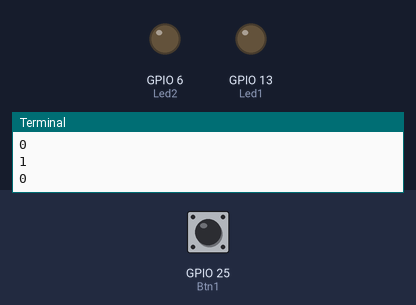
A program run on a simulated Raspberry Pi (BCM pin numbers). On the bench: output pins drawn as LEDs (lit = HIGH), the last lines printed to the terminal. Dashed ring = blinking. The test bench sets the inputs (shaded band); at power-on: GPIO 25 (Btn1) HIGH. The clock reads 2024-03-15 10:24:30 at power-on unless the program sets it.

Above: at 1.2 s.
1.3 s: GPIO 25 (Btn1) pulled LOW for 1 s
At 3.3 s:
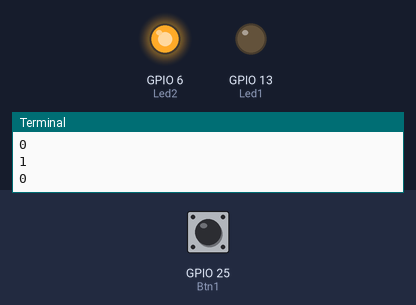
4.3 s: GPIO 25 (Btn1) pulled LOW for 3.2 s
At 4.55 s:
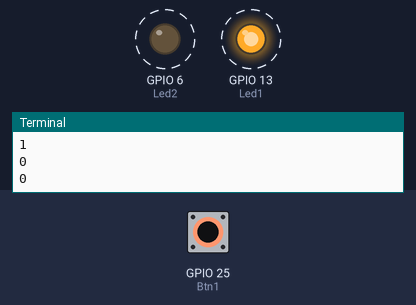
Timing chart, 0 to 8.9 s (numbered marks = the images above; inputs shaded):
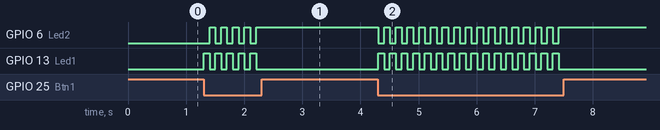

Measured:
- after the input at 1.3 s, GPIO 6 (Led2): alternates HIGH for 0.10 s and LOW for 0.10 s, 9 changes in all, then stays HIGH, starting after 0.10 s; GPIO 13 (Led1): alternates HIGH for 0.10 s and LOW for 0.10 s, 10 changes in all, then stays LOW, starting at once
- after the input at 4.3 s, GPIO 6 (Led2): alternates HIGH for 0.10 s and LOW for 0.10 s, 32 changes in all, then stays HIGH, starting at once; GPIO 13 (Led1): alternates HIGH for 0.10 s and LOW for 0.10 s, 32 changes in all, then stays LOW, starting at once

The program:

Opdracht_5.py
```python
# GPIO voor functionaliteiten met pins
import RPi.GPIO as GPIO
# time om pauzes te defineren bij de leds
import time

# GPIO Pin waaraan led hangt defineren
Led1 = 13
Led2 = 6
# GPIO Pin waaraan button hangt defineren
Btn1 = 25

prevTime = 0

bufferTime = 1300

GPIO.setmode(GPIO.BCM)
GPIO.setup(Led1, GPIO.OUT)
GPIO.setup(Led2, GPIO.OUT)
GPIO.setup(Btn1, GPIO.IN)
check = 0

#millis om de delays te fixen
def millis():
    return time.time()*1000

while True:
    time.sleep(0.1)
    #de tijd op nu setten voor de check
    timeNow = millis()
    print(GPIO.input(Btn1))
    print(check)
    if GPIO.input(Btn1) == GPIO.LOW:
        #simpele bool switch om per klik iets anders te krijgen
        if check == 0:
            check = 1
            #andere led uit
            GPIO.output(Led2, GPIO.LOW)
            if (timeNow - 1000 >= prevTime):
                # GPIO.HIGH is hetzelfde als 1
                if (Led1 == 1):
                    GPIO.output(Led1, GPIO.LOW)
                else:
                    GPIO.output(Led1, GPIO.HIGH)
        else:
            check = 0
            #Led 1 uit
            GPIO.output(Led1, GPIO.LOW)
            #deze is hetzelde als bij de if alleen pas je ook de knippertijd aan in de buffertijd variabele
            if (timeNow - bufferTime >= prevTime):
                if (Led2 == 1):
                    GPIO.output(Led2, GPIO.LOW)
                    bufferTime = 700
                else:
                    GPIO.output(Led2, GPIO.HIGH)
                    bufferTime = 1300
```
